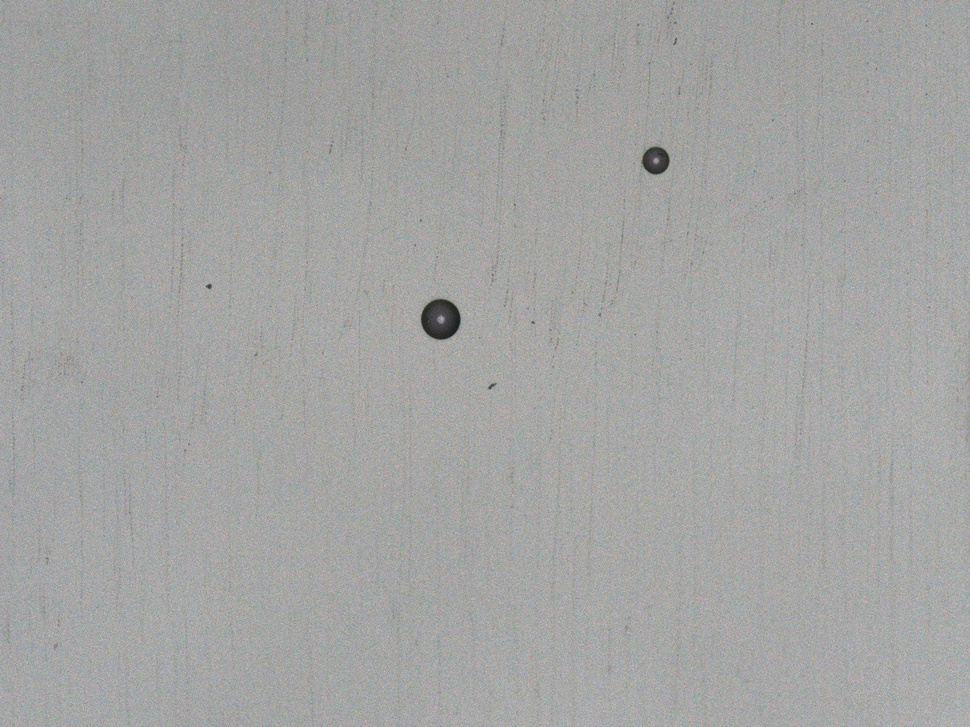
#> input picture image/img_0.jpg, 970 x 727 px, shrunk from 2048 x 1536 before the run; its folder holds only this picture in this run
$ python bubleDetection.py   (older library calls are emulated)
#> lines starting #> are read from the running program, lines starting #| are printed output that depends on the picture; after the words box and inside, x2 and y2 are one past the last pixel; in counts of white or black regions, pixels touching at a corner belong together
import cv2
import glob
import numpy as np
from datetime import datetime

import warnings
warnings.filterwarnings('ignore')

def main():
    for selectPhoto in glob.iglob("C:/Users/lenovo/workFile/developerPaper/bubleDetectionCV/image/*.jpg"):
        image = cv2.imread(selectPhoto)
#> image is the input picture: shape (727, 970, 3); mean B, G, R 163.3, 164.3, 163.9
        #cv2.imshow("image1", image)
        #cv2.waitKey(0)
        #cv2.destroyAllWindows()

    # gray, blur, adptive threshold.
        gray = cv2.cvtColor(image, cv2.COLOR_BGR2GRAY)
        blur = cv2.GaussianBlur(gray, (11,5), 0)
        thresh = cv2.threshold(blur, 0,255, cv2.THRESH_BINARY + cv2.THRESH_OTSU)[1]
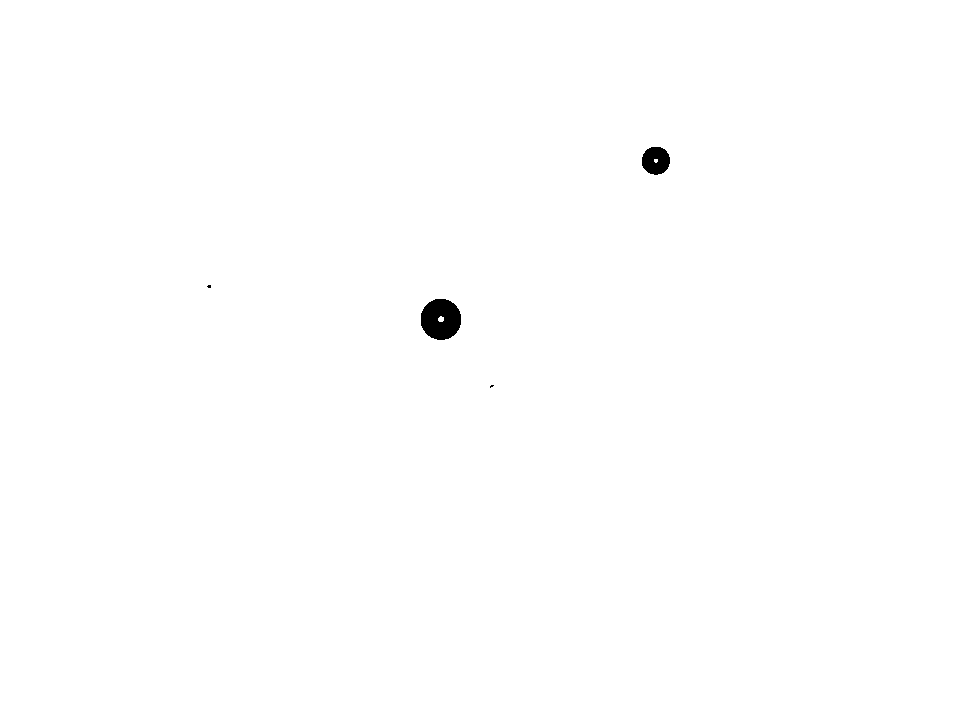
#> thresh: shape (727, 970); 99.7% white; 4 black regions (2 under 20 px), largest, box (x1, y1, x2, y2) and area: (421, 299, 461, 340) 1285, (642, 147, 670, 175) 611

    #morphological transformation.
        kernel = cv2.getStructuringElement(cv2.MORPH_RECT, (3,3))
        opening = cv2.morphologyEx(thresh, cv2.MORPH_OPEN,kernel)
#> opening: shape (727, 970); 99.7% white; 4 black regions (2 under 20 px)

    # Fint contours
        cnts = cv2.findContours(opening, cv2.RETR_TREE, cv2.CHAIN_APPROX_SIMPLE)
#> cnts = 7 contours, 4 with area under 20; largest, box (x1, y1, x2, y2) and area: (0, 0, 970, 727) 703494, (420, 298, 462, 341) 1372, (641, 146, 671, 176) 665
        cnts = cnts[0] if len(cnts) == 2 else [1]

    # simple blop detector
        params = cv2.SimpleBlobDetector_Params()
        params.filterByColor = True
        params.blobColor = 0
        params.minThreshold = 50
        params.maxThreshold = 255
        params.minDistBetweenBlobs = 5
        params.filterByArea = True
        params.minArea = 5
        params.maxArea = 300
        params.filterByConvexity = True
        params.minConvexity = 0.1
        params.filterByCircularity = True
        params.filterByInertia = False

        is_v2 = cv2.__version__.startswith("2.")
        if is_v2:
            detector = cv2.SimpleBlobDetector(params)
        else:
            detector = cv2.SimpleBlobDetector_create()
            keypoints = detector.detect(thresh)
#> keypoints = ()

    # count the number of circles
        total_count = 0
        for i in keypoints:
            total_count = total_count + 1
#> this loop made 0 passes
#> after the loop, total_count = 0

        for c in cnts:
            perimeter = cv2.arcLength(c, True)
            approx = cv2.approxPolyDP(c, 0.04 * perimeter, True)
            if len(approx) > 6:

                x,y,w,h = cv2.boundingRect(c)

                #Find measurements
                diameter = w
                radius = w/2

                # Find Centroid
                M = cv2.moments(c)

                cX = int(M["m10"] / M["m00"])
                cY = int(M["m10"] / M["m00"])

                # Draw the contour and center of the shape on image
                cv2.rectangle(image, (x,y), (x+w, y+h), (0,255,0), 4)
                cv2.drawContours(image, [c], 0, (36,255,12), 4)
                cv2.circle(image, (cX,cY), 15, (32,159,22), -1)

                # draw line and diameter  information
                cv2.line(image,  (x,y + int(h/2)), (x + w,y + int(h/2)), (156,188,24),3)
                cv2.putText(image, "Diameter: {}".format(diameter),(cX-50, cY-50), cv2.FONT_HERSHEY_SIMPLEX, 0.5,(160,255,255),1)


                #count the number of circles
                label_count = "total_count:{}".format(f'{total_count}')
                print(label_count)

                # buble total area ccalculation
                label_diameter = "Diameter:{}".format(f'{diameter}')
                print(label_diameter)

                # image, date and time information

                location = "blob_detect_{}.JPG".format(f'{datetime.now(): %Y-%m-%d_%H:%M:%S%z}')
                print(location)

                cv2.imshow("image2", image)
                cv2.waitKey(0)
                cv2.destroyAllWindows()
#> this loop made 7 passes
#> (perimeter, x, y, w, h, diameter, radius, cX) on passes 3, 5, 6: (137.9, 420, 298, 42, 43, 42, 21, 440), (14.49, 206, 284, 6, 5, 6, 3, 208), (96.08, 641, 146, 30, 30, 30, 15, 655)
#> (perimeter, approx) on passes 1, 7: (3390, [[0, 0], [0, 726], [969, 726], [969, 0]]), (10, [[654, 159], [654, 161], [657, 161], [657, 159]])
#| total_count:0
#| Diameter:42
#| blob_detect_ 2026-11-20_12:14:17.JPG
#| total_count:0
#| Diameter:6
#| blob_detect_ 2026-11-20_12:14:17.JPG
#| total_count:0
#| Diameter:30
#| blob_detect_ 2026-11-20_12:14:17.JPG
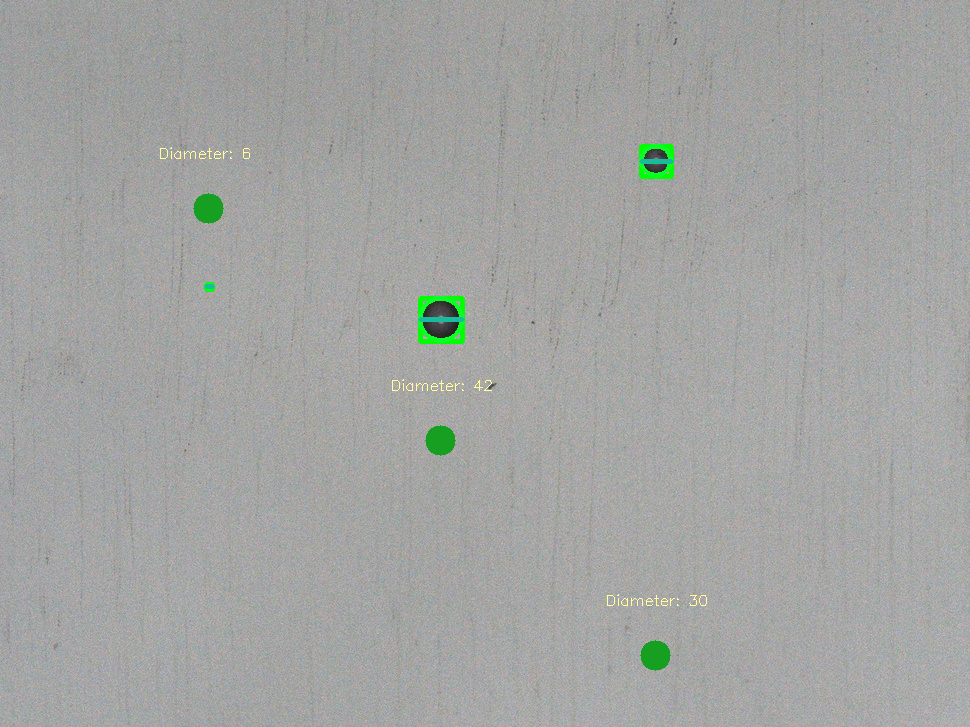
#> image: shape (727, 970, 3); 0.71% of pixels changed, all inside (x1, y1, x2, y2) = (160, 144, 707, 671)

if __name__ == '__main__':
    main()

$ run again, on image/img_6.jpg
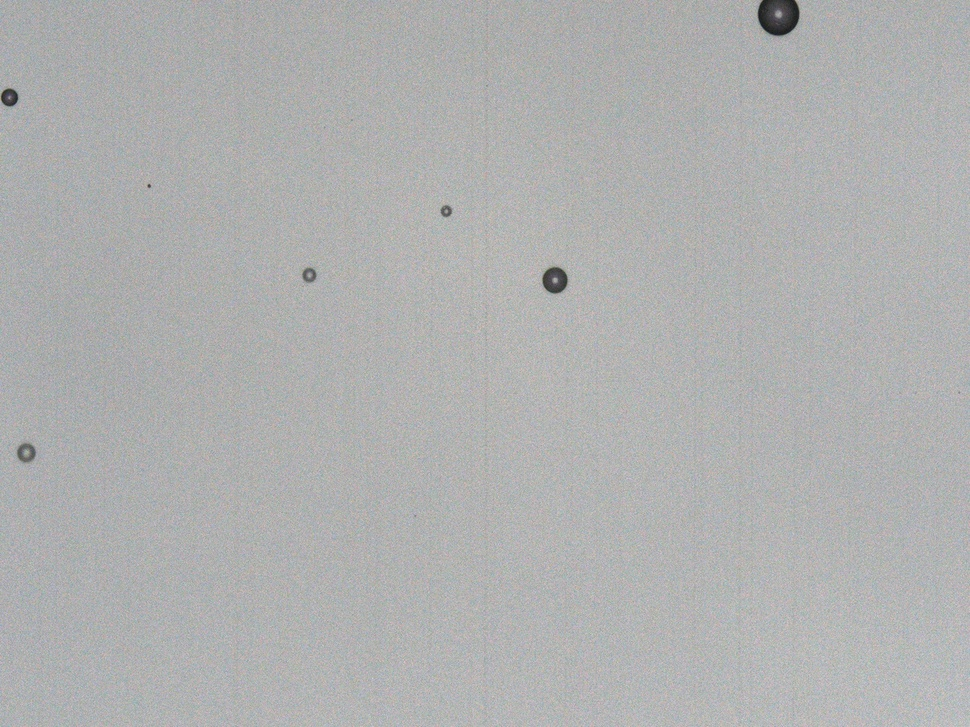
#> input picture image/img_6.jpg, 970 x 727 px, shrunk from 2048 x 1536 before the run
#> in main, image is the input picture: shape (727, 970, 3); mean B, G, R 176.4, 176.5, 175.7
#> in main, `thresh = cv2.threshold(blur, 0,255, cv2.THRESH_BINARY + cv2.THRESH_OTS..`:
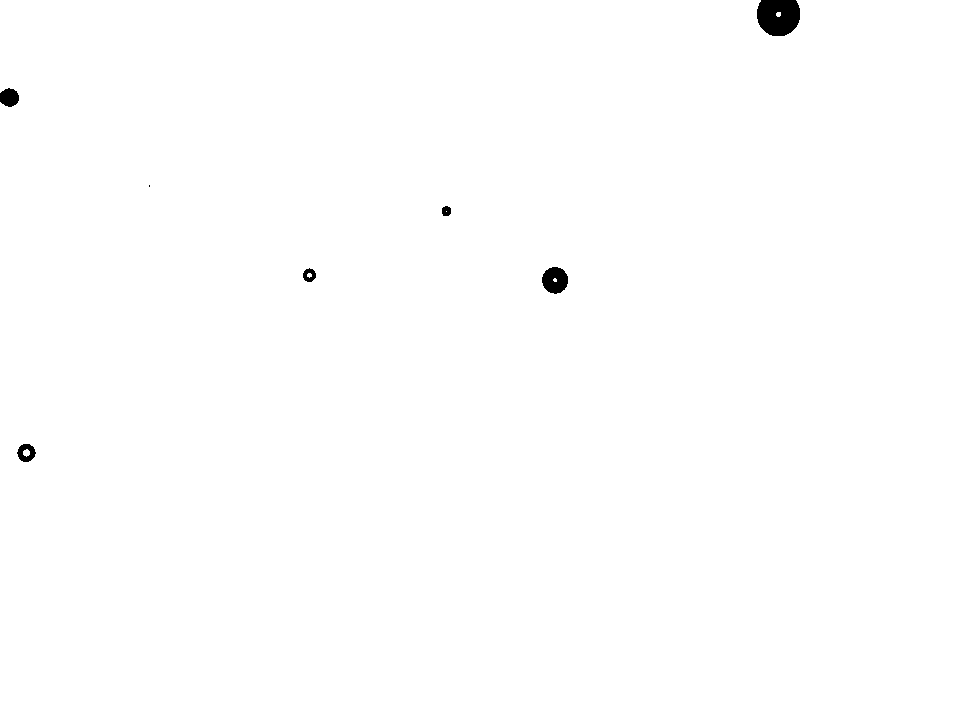
#> thresh: shape (727, 970); 99.6% white; 7 black regions (1 under 20 px), largest, box (x1, y1, x2, y2) and area: (757, 0, 800, 36) 1307, (542, 267, 568, 294) 530, (0, 88, 19, 107) 278, (17, 444, 36, 462) 216, (303, 268, 316, 282) 119, (442, 206, 451, 216) 76
#> opening: shape (727, 970); 99.6% white; 7 black regions (1 under 20 px)
#> cnts = 10 contours, 4 with area under 20; largest, box (x1, y1, x2, y2) and area: (0, 0, 970, 727) 701840, (541, 266, 569, 295) 580, (16, 443, 37, 463) 282, (302, 267, 317, 283) 156, (441, 205, 452, 217) 92, (23, 450, 30, 456) 28
#> keypoints = ()
#> after the loop in main, `for i in keypoints:`: total_count = 0
#> the loop in main, `for c in cnts:` made 10 passes
#> (perimeter, x, y, w, h, diameter, radius, cX) on passes 1, 5, 7, 9: (14.24, 776, 12, 5, 5, 5, 2.5, 778), (46.87, 302, 267, 15, 16, 15, 7.5, 308), (90.67, 541, 266, 28, 29, 28, 14, 554), (35.56, 441, 205, 11, 12, 11, 5.5, 445)
#> (printed output is left out)
#> after the loop in main, `for c in cnts:`:
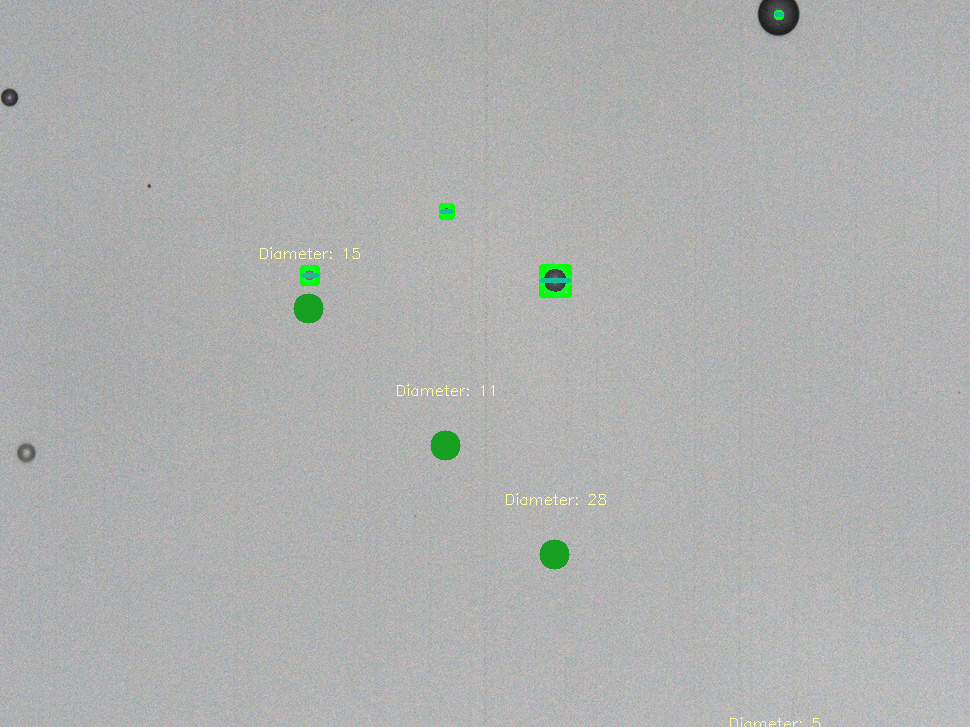
#> image: shape (727, 970, 3); 0.63% of pixels changed, all inside (x1, y1, x2, y2) = (260, 10, 820, 727)
